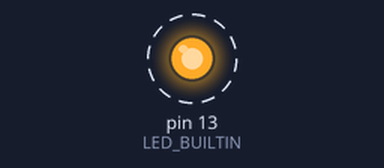
The sketch below on a simulated Arduino Mega 2560, built with avr-gcc and run on an emulated ATmega2560. Shown: output pins drawn as LEDs (lit = HIGH). Dashed ring = blinking. What the sketch prints to the serial monitor is not drawn.

Above: at 0.3 s.
Timing chart, 0 to 3.0 s (numbered marks = the images above):
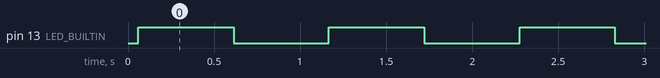

The sketch:

stm32_maxtest.ino
```cpp
/*
 * MAX13487 自檢（STM32 / STM32duino）
 * ====================================================================
 * 目的：單獨判斷「一顆 MAX13487 板 + 你焊的 DI/RO 接線」是好是壞，
 *       不需要任何其他節點。
 *
 * 原理：MAX13487 半雙工、/RE 拉低時接收器恆開 → 送出的字會經過它自己的
 *       收發器繞一圈回到 RX（自我回音）。收得回 = 這顆 MAX + DI/RO 全 OK。
 *
 * 接線（只接這一顆 MAX，不要接別的節點/USB-485）：
 *     DevEBox PA9 (TX1) → MAX pin4 DI
 *     DevEBox PA10(RX1) ← MAX pin1 RO
 *     MAX pin8 VCC → 5V      pin5 GND → GND
 *     MAX pin2 /RE → GND     pin3 /SHDN → 5V
 *     MAX pin6 A ─┐ **必接**一顆 120Ω！負載驅動器；沒供電的晶片會靠 DI 的 ESD 二極體幽靈供電
 *     MAX pin7 B ─┘
 *
 * 板子設定：BlackPill F401CC、USB support=CDC。燒好開 COM9(115200) 看結果。
 */
#define BUS   Serial1
#define DBG   Serial
#define BAUD  115200

void setup() {
  pinMode(LED_BUILTIN, OUTPUT);
  DBG.begin(115200);
  unsigned long t = millis();
  while (!DBG && millis() - t < 4000) {}   // 等 USB CDC 打開
  BUS.begin(BAUD);
  DBG.println("[maxtest] 開始：每 0.5s 送一個字，經 MAX 自我回音，看收不收得回。");
  DBG.println("[maxtest] 一直 OK = 這顆 MAX + DI/RO 都好；一直「無」= 這顆或 DI/RO 壞。");
}

uint8_t tx = 'A';
int okCount = 0, failCount = 0;

void loop() {
  while (BUS.available()) BUS.read();       // 清殘留
  BUS.write(tx);
  BUS.flush();                              // 等送完

  int got = -1;
  unsigned long t = millis();
  while (millis() - t < 50) {               // 最多等 50ms 收自己的回音
    if (BUS.available()) { got = BUS.read(); break; }
  }

  digitalWrite(LED_BUILTIN, !digitalRead(LED_BUILTIN));

  if (got == tx) {
    okCount++;
    DBG.print("[maxtest] OK   送 "); DBG.print((char)tx);
    DBG.print(" 收 "); DBG.print((char)got);
  } else if (got < 0) {
    failCount++;
    DBG.print("[maxtest] 無   送 "); DBG.print((char)tx);
    DBG.print(" 收 (無) ← MAX 沒回音：這顆 MAX 或 DI/RO/供電/致能有問題");
  } else {
    failCount++;
    DBG.print("[maxtest] 錯   送 "); DBG.print((char)tx);
    DBG.print(" 收 "); DBG.print((char)got); DBG.print(" ← 收到但不對(訊號髒)");
  }
  DBG.print("   [OK="); DBG.print(okCount);
  DBG.print(" 無/錯="); DBG.print(failCount); DBG.println("]");

  tx++; if (tx > 'Z') tx = 'A';
  delay(500);
}
```

Measured:
- by itself, pin 13 (LED_BUILTIN): alternates HIGH for 0.55 s and LOW for 0.55 s
